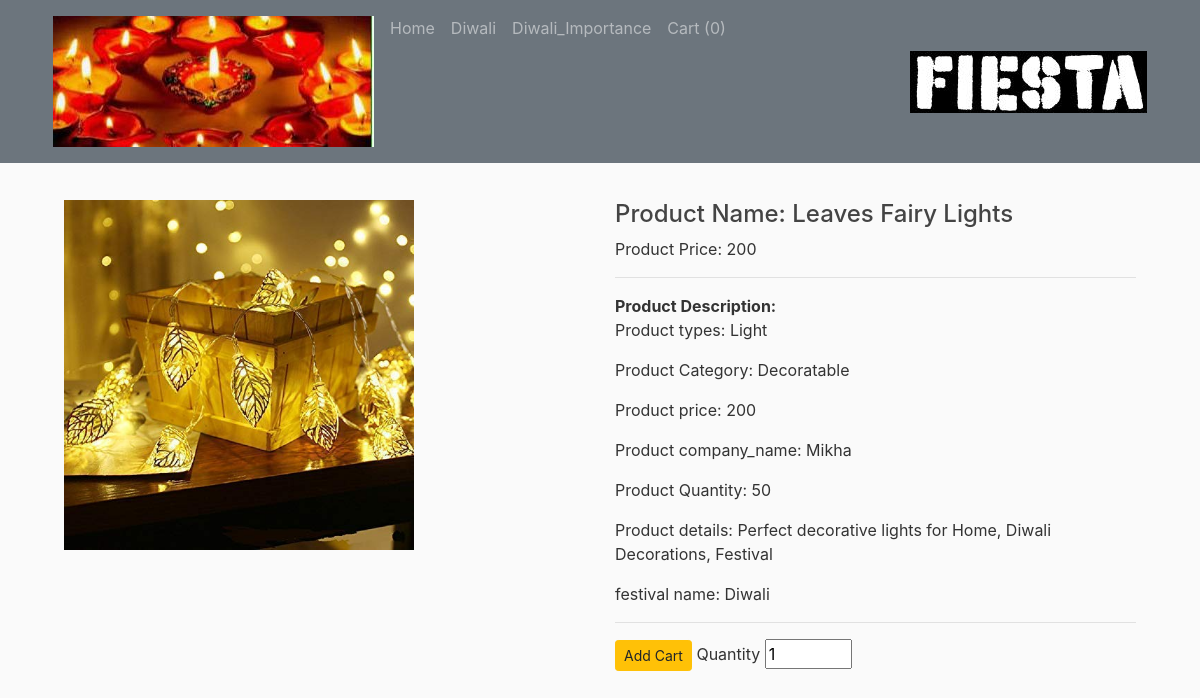
Screenshot of /diwali/1 with the database file from the repository.
### database.py (models this page shows, shortened)
class Diwali(db.Model,UserMixin):
	id = db.Column(db.Integer,primary_key=True)
	image = db.Column(db.String(120),nullable=False)
	name = db.Column(db.String(120),nullable=False,unique=True)
	types = db.Column(db.String(120),nullable=False)
	category = db.Column(db.String(120),nullable=False)
	price = db.Column(db.Integer,nullable=False)
	companyname = db.Column(db.String(120),nullable=False)
	quantity = db.Column(db.Integer,nullable=False)
	detail = db.Column(db.String(200),nullable=False)
	username = db.Column(db.String(120),nullable=False)

### new.py (the view)
@app.route('/diwali/<int:id>')
def single_page1(id):
	product = Diwali.query.get_or_404(id)
	return render_template('single_page1.html',products=product)

### template/single_page1.html (shortened to what this page needs)
<!DOCTYPE html>
<html>
<head>
    <link rel="stylesheet" href="https://stackpath.bootstrapcdn.com/bootstrap/4.4.1/css/bootstrap.min.css">
    <link rel="stylesheet" type="text/css" href="{{url_for('static', filename='main.css')}}">
</head>
<body >
  <nav class="navbar navbar-expand-md navbar-dark bg-secondary fixed-top"  >
    <div class="container">
      <div class="collapse navbar-collapse" id="navbarToggle">
         <div class="navbar-nav mr-auto" >
          <img class="nav-item nav-link"  src="{{url_for('static', filename='diwali/diw1.jpg')}}"  />
          <div class="navbar-nav mr-auto" >
          <a class="nav-item nav-link" href="/home1" >Home</a>
          <a class="nav-item nav-link" href="/diwali" >Diwali</a>
          <a class="nav-item nav-link" href="/diwaliimp">Diwali_Importance</a>
          <a class="nav-link" href="/carts" tableindex="-1" >Cart ({{session['Shoppingcart']|length}})</a>
        </div>
        </div>
        <div class="navbar-nav ">
            <img class="nav-item nav-link" src="{{url_for('static', filename='new3.jpg')}}" />
         </div>
      </div>
    </div>
  </nav>
	<main role="main" class="container">
  <div class="container mt-5">
    <div class="row">
      <div class="col-md-6" id="b_image">
        <img src="{{url_for('static',filename=products.image)}}" alt="{{products.name}}" width="350" height="350">
      </div>
      <div class="col-md-6">
        <h4>Product Name: {{products.name}}</h4>
        <p>Product Price: {{products.price}}</p>
        <hr>
        <b>Product Description:</b>
        <p>Product types: {{products.types}}</p>
        <p>Product Category: {{products.category}}</p>
        <p>Product price: {{products.price}}</p>
        <p>Product company_name: {{products.companyname}}</p>
        <p>Product Quantity: {{products.quantity}}</p>
        <p>Product details: {{products.detail}}</p>
        <p>festival name: Diwali</p>
        <hr>
        <form action="{{url_for('AddCart')}}" method="post">
          <button type="submit" name="onsubmit"value="1" class="btn btn-sm btn-warning">Add Cart</button>
          <label for="">Quantity</label>
          <input type="number" name="quantity" id="" value="1" min="1" max="{{products.quantity}}">
        </form>
      </div>
    </div>
  </div>
</main>
</body>
</html>

### static/main.css (style rules this page uses)
body { background: #fafafa; color: #333333; margin-top: 5rem; }
h1, h2, h3, h4, h5, h6 { color: #444444; }
.row { display: flex; flex-wrap: wrap; padding: 0 4px; }

### rows the page displays
Diwali: image (picture), name "Leaves Fairy Lights", price "200", types "Light", category "Decoratable", companyname "Mikha", quantity "50", detail "Perfect decorative lights for Home, Diwali Decorations, Festival"

### other values shown
{{ session['Shoppingcart']|length }} "0"
